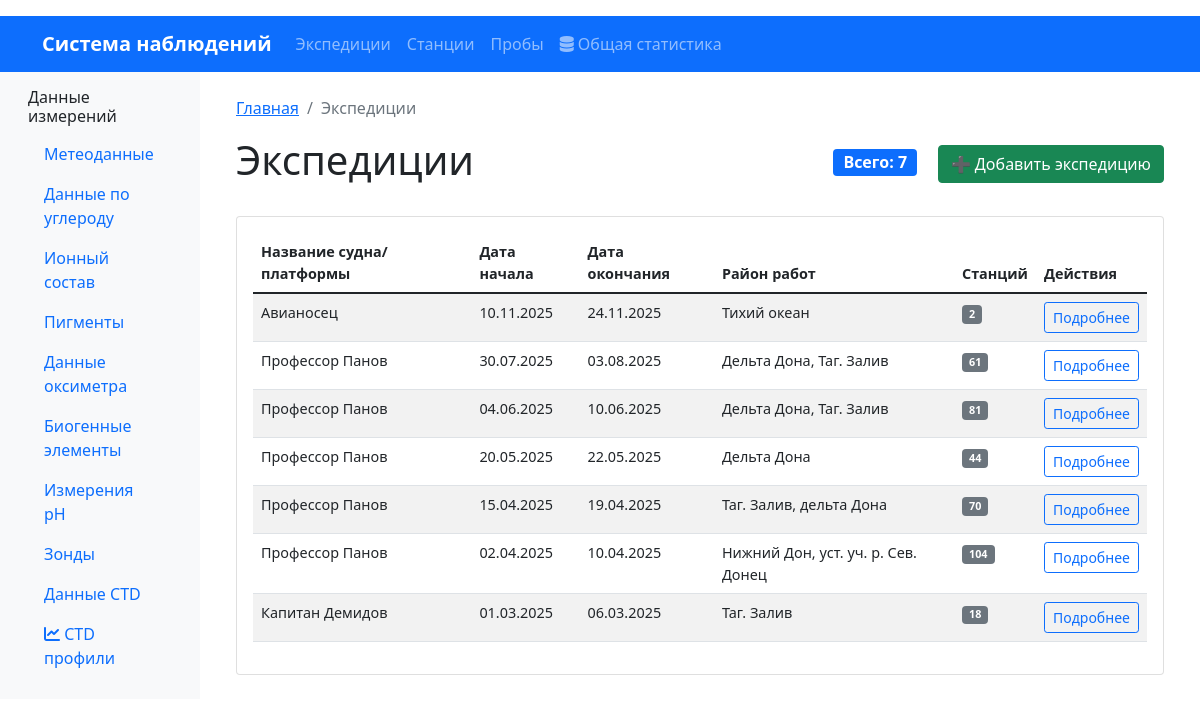
Before: /expeditions/ with the older database file.
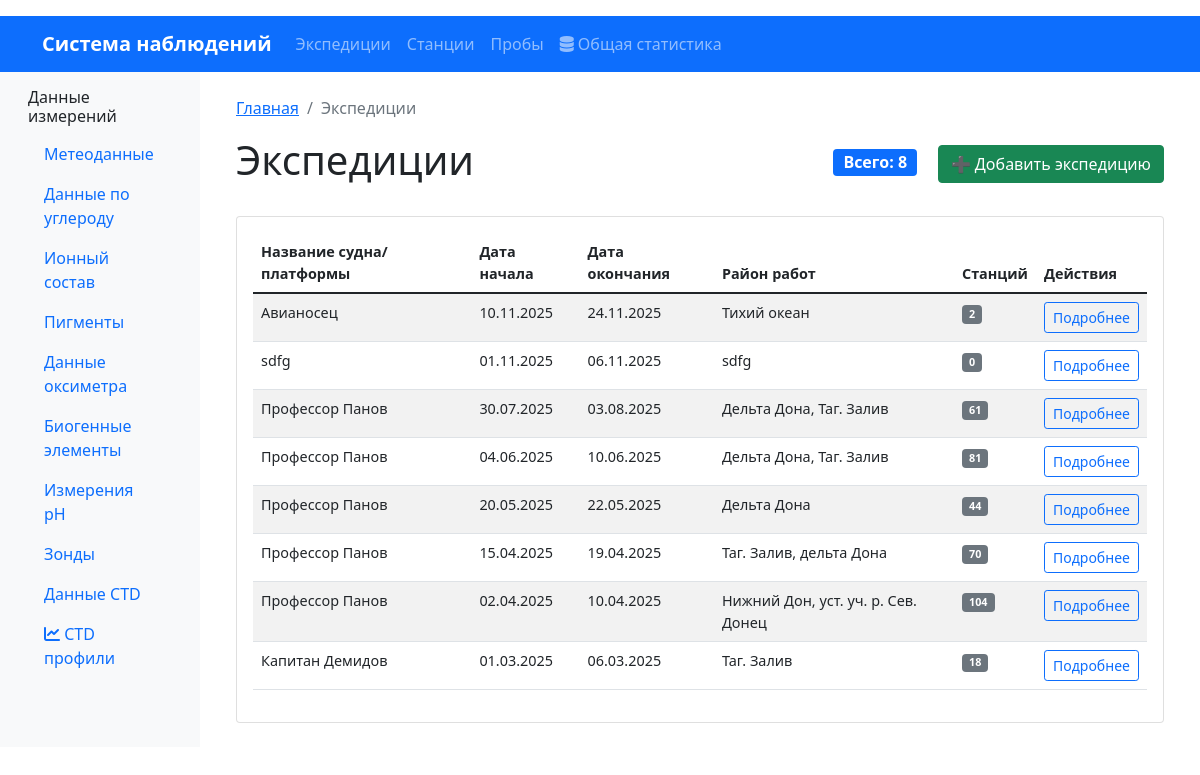
After: the same page with the newer database file.
### oceanography/models.py (models this page shows, shortened)
class Expedition(models.Model):
    expedition_id = models.AutoField(primary_key=True)
    start_date = models.DateField(verbose_name="Дата начала экспедиции")
    end_date = models.DateField(verbose_name="Дата окончания экспедиции")
    platform = models.CharField(max_length=200, verbose_name="Название судна/платформы")
    area = models.CharField(max_length=300, verbose_name="Район работ")
    class Meta:
        db_table = 'expeditions'
        verbose_name = "Экспедиция"
        verbose_name_plural = "Экспедиции"
        indexes = [
            models.Index(fields=['start_date']),
            models.Index(fields=['platform']),
            models.Index(fields=['area']),
        ]
        ordering = ['-start_date']

### oceanography/views.py (the view)
# urls.py: path('expeditions/', ExpeditionListView.as_view(), name='expedition_list'),
class ExpeditionListView(ViewAccessLoggingMixin, ListView):
    model = Expedition
    template_name = 'oceanography/expedition_list.html'
    context_object_name = 'expeditions'
    paginate_by = 20
    def get_queryset(self):
        return Expedition.objects.all().prefetch_related('stations')
    def get_context_data(self, **kwargs):
        context = super().get_context_data(**kwargs)
        context['breadcrumbs'] = [
            {'url': reverse('oceanography:home'), 'name': 'Главная'},
            {'url': '', 'name': 'Экспедиции'}
        ]
        return context

### oceanography/logger.py (called while the page is built)
    def _get_user_info(self, request):
        if hasattr(request, 'user') and not isinstance(request.user, AnonymousUser):
            return f"{request.user.username} (ID: {request.user.id})"
        else:
            return "Anonymous User"

    def _get_client_info(self, request):
        ip = request.META.get('REMOTE_ADDR', 'Unknown IP')
        user_agent = request.META.get('HTTP_USER_AGENT', 'Unknown Agent')
        return f"IP: {ip}, Agent: {user_agent[:100]}..."

    def log_action(self, request, action, target=None, details=None, status='success'):
        user_info = self._get_user_info(request)
        client_info = self._get_client_info(request)
        log_message = f"USER: {user_info} | ACTION: {action}"
        if target:
            log_message += f" | TARGET: {target}"
        if details:
            log_message += f" | DETAILS: {details}"
        log_message += f" | STATUS: {status} | {client_info}"
        if status == 'error':
            self.logger.error(log_message)
        else:
            self.logger.info(log_message)

### oceanography/templates/oceanography/expedition_list.html (shortened to what this page needs)
{% extends 'base.html' %}
{% load humanize %}
{% block content %}
    {% include 'include/_breadcrumbs.html' %}
    <div class="d-flex justify-content-between align-items-center mb-4">
        <h1>Экспедиции</h1>
        <div>
            <span class="badge bg-primary fs-6 me-3">Всего: {{ expeditions.count|intcomma }}</span>
            <a href="{% url 'oceanography:expedition_create' %}" class="btn btn-success">
                ➕ Добавить экспедицию
            </a>
        </div>
    </div>
    <div class="card">
        <div class="card-body">
            <div class="table-responsive">
                <table class="table table-striped table-hover data-table">
                    <thead>
                        <tr>
                            <th>Название судна/платформы</th>
                            <th>Дата начала</th>
                            <th>Дата окончания</th>
                            <th>Район работ</th>
                            <th>Станций</th>
                            <th>Действия</th>
                        </tr>
                    </thead>
                    <tbody>
                        {% for expedition in expeditions %}
                        <tr>
                            <td>{{ expedition.platform }}</td>
                            <td>{{ expedition.start_date|date:"d.m.Y" }}</td>
                            <td>{{ expedition.end_date|date:"d.m.Y" }}</td>
                            <td>{{ expedition.area }}</td>
                            <td>
                                <span class="badge bg-secondary">{{ expedition.stations.count }}</span>
                            </td>
                            <td>
                                <a href="{% url 'oceanography:expedition_detail' expedition.pk %}"
                                   class="btn btn-sm btn-outline-primary">
                                    Подробнее
                                </a>
                            </td>
                        </tr>
                        {% empty %}
                        <tr>
                            <td colspan="6" class="text-center text-muted py-4">
                                Экспедиции не найдены
                            </td>
                        </tr>
                        {% endfor %}
                    </tbody>
                </table>
            </div>
        </div>
    </div>
{% endblock %}

Changed rows visible on the page:
added Expedition: platform "sdfg", start_date "01.11.2025", end_date "06.11.2025", area "sdfg", stations.count "0"
Other visible differences:
{{ expeditions.count|intcomma }}: "7" → "8"
